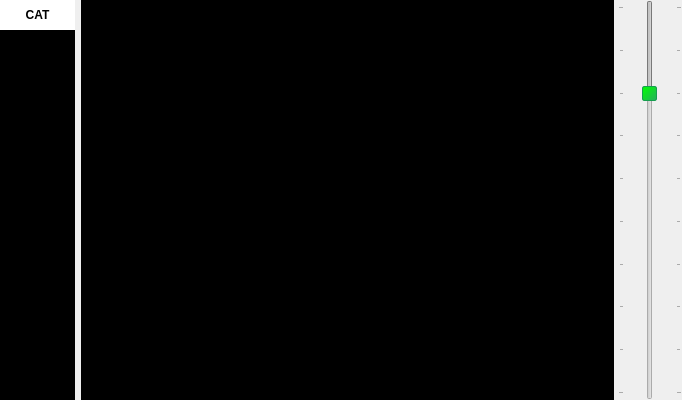
      <widget class="QFrame" name="frame_5">
       <property name="sizePolicy">
        <sizepolicy hsizetype="Preferred" vsizetype="Minimum">
         <horstretch>0</horstretch>
         <verstretch>0</verstretch>
        </sizepolicy>
       </property>
       <property name="minimumSize">
        <size>
         <width>0</width>
         <height>10</height>
        </size>
       </property>
       <property name="frameShape">
        <enum>QFrame::Shape::NoFrame</enum>
       </property>
       <property name="frameShadow">
        <enum>QFrame::Shadow::Plain</enum>
       </property>
       <layout class="QVBoxLayout" name="verticalLayout_14">
        <property name="spacing">
         <number>4</number>
        </property>
        <property name="leftMargin">
         <number>0</number>
        </property>
        <property name="topMargin">
         <number>0</number>
        </property>
        <property name="rightMargin">
         <number>0</number>
        </property>
        <property name="bottomMargin">
         <number>0</number>
        </property>
        <item>
         <widget class="QWidget" name="bandHorizontalWidget" native="true">
          <property name="sizePolicy">
           <sizepolicy hsizetype="Preferred" vsizetype="Preferred">
            <horstretch>0</horstretch>
            <verstretch>0</verstretch>
           </sizepolicy>
          </property>
          <layout class="QHBoxLayout" name="horizontalLayoutBand">
           <property name="spacing">
            <number>0</number>
           </property>
           <property name="leftMargin">
            <number>0</number>
           </property>
           <property name="topMargin">
            <number>0</number>
           </property>
           <property name="rightMargin">
            <number>0</number>
           </property>
           <property name="bottomMargin">
            <number>0</number>
           </property>
           <item>
            <layout class="QVBoxLayout" name="verticalLayout_13">
             <property name="spacing">
              <number>0</number>
             </property>
             <property name="sizeConstraint">
              <enum>QLayout::SizeConstraint::SetDefaultConstraint</enum>
             </property>
             <item>
              <widget class="QFrame" name="frame_4">
               <property name="sizePolicy">
                <sizepolicy hsizetype="Preferred" vsizetype="MinimumExpanding">
                 <horstretch>0</horstretch>
                 <verstretch>0</verstretch>
                </sizepolicy>
               </property>
               <property name="minimumSize">
                <size>
                 <width>0</width>
                 <height>0</height>
                </size>
               </property>
               <property name="frameShape">
                <enum>QFrame::Shape::NoFrame</enum>
               </property>
               <property name="frameShadow">
                <enum>QFrame::Shadow::Plain</enum>
               </property>
               <layout class="QHBoxLayout" name="horizontalLayout_4">
                <property name="spacing">
                 <number>0</number>
                </property>
                <property name="leftMargin">
                 <number>0</number>
                </property>
                <property name="topMargin">
                 <number>0</number>
                </property>
                <property name="rightMargin">
                 <number>6</number>
                </property>
                <property name="bottomMargin">
                 <number>0</number>
                </property>
                <item>
                 <widget class="QFrame" name="frame_3">
                  <property name="sizePolicy">
                   <sizepolicy hsizetype="Preferred" vsizetype="MinimumExpanding">
                    <horstretch>0</horstretch>
                    <verstretch>0</verstretch>
                   </sizepolicy>
                  </property>
                  <property name="minimumSize">
                   <size>
                    <width>0</width>
                    <height>0</height>
                   </size>
                  </property>
                  <property name="styleSheet">
                   <string notr="true">QFrame { background-color:black; }
</string>
                  </property>
                  <property name="frameShape">
                   <enum>QFrame::Shape::NoFrame</enum>
                  </property>
                  <property name="frameShadow">
                   <enum>QFrame::Shadow::Plain</enum>
                  </property>
                  <layout class="QVBoxLayout" name="verticalLayout_11">
                   <property name="spacing">
                    <number>0</number>
                   </property>
                   <property name="leftMargin">
                    <number>0</number>
                   </property>
                   <property name="topMargin">
                    <number>0</number>
                   </property>
                   <property name="rightMargin">
                    <number>0</number>
                   </property>
                   <property name="bottomMargin">
                    <number>0</number>
                   </property>
                   <item>
                    <widget class="QPushButton" name="readFreq">
                     <property name="enabled">
                      <bool>false</bool>
                     </property>
                     <property name="sizePolicy">
                      <sizepolicy hsizetype="Expanding" vsizetype="Fixed">
                       <horstretch>0</horstretch>
                       <verstretch>0</verstretch>
                      </sizepolicy>
                     </property>
                     <property name="minimumSize">
                      <size>
                       <width>40</width>
                       <height>30</height>
                      </size>
                     </property>
                     <property name="maximumSize">
                      <size>
                       <width>16777215</width>
                       <height>16777215</height>
                      </size>
                     </property>
                     <property name="visible">
                      <bool>true</bool>
                     </property>
                     <property name="toolTip">
                      <string>&lt;html&gt;&lt;head/&gt;&lt;body&gt;&lt;p&gt;If orange or red there has been a rig control failure, click to reset and read the dial frequency.  S implies split mode.&lt;/p&gt;&lt;/body&gt;&lt;/html&gt;</string>
                     </property>
                     <property name="styleSheet">
                      <string notr="true">QPushButton {
font-family: helvetica;
font-size: 9pt;
font-weight: bold;
background-color: white;
color: black;
border-style: solid;
border-width:0px;
border-color: gray;
min-width:40px;
min-height:30px;
}
QPushButton[state=&quot;error&quot;] {
background-color: red;
}
QPushButton[state=&quot;warning&quot;] {
background-color: orange;
}
QPushButton[state=&quot;ok&quot;] {
background-color: #22ff22;
}</string>
                     </property>
                     <property name="text">
                      <string>CAT</string>
                     </property>
                    </widget>
                   </item>
                   <item>
                    <widget class="SignalMeter" name="signal_meter_widget">
                     <property name="sizePolicy">
                      <sizepolicy hsizetype="MinimumExpanding" vsizetype="MinimumExpanding">
                       <horstretch>1</horstretch>
                       <verstretch>1</verstretch>
                      </sizepolicy>
                     </property>
                     <property name="minimumSize">
                      <size>
                       <width>75</width>
                       <height>1</height>
                      </size>
                     </property>
                     <property name="maximumSize">
                      <size>
                       <width>16777215</width>
                       <height>16777215</height>
                      </size>
                     </property>
                     <property name="toolTip">
                      <string>&lt;html&gt;&lt;head/&gt;&lt;body&gt;&lt;p&gt;30dB recommended when only noise present&lt;br/&gt;Green when good&lt;br/&gt;Red when clipping may occur&lt;br/&gt;Yellow when too low&lt;/p&gt;&lt;/body&gt;&lt;/html&gt;</string>
                     </property>
                     <property name="styleSheet">
                      <string notr="true">QLabel { color: white }</string>
                     </property>
                     <property name="frameShape">
                      <enum>QFrame::Shape::NoFrame</enum>
                     </property>
                     <property name="frameShadow">
                      <enum>QFrame::Shadow::Plain</enum>
                     </property>
                    </widget>
                   </item>
                  </layout>
                 </widget>
                </item>
               </layout>
              </widget>
             </item>
            </layout>
           </item>
           <item>
            <widget class="QMdiArea" name="mdiArea">
             <property name="sizePolicy">
              <sizepolicy hsizetype="Expanding" vsizetype="MinimumExpanding">
               <horstretch>10</horstretch>
               <verstretch>0</verstretch>
              </sizepolicy>
             </property>
             <property name="minimumSize">
              <size>
               <width>1</width>
               <height>1</height>
              </size>
             </property>
             <property name="frameShadow">
              <enum>QFrame::Shadow::Plain</enum>
             </property>
             <property name="background">
              <brush brushstyle="SolidPattern">
               <color alpha="255">
                <red>0</red>
                <green>0</green>
                <blue>0</blue>
               </color>
              </brush>
             </property>
            </widget>
           </item>
           <item>
            <layout class="QVBoxLayout" name="verticalLayout_9">
             <property name="sizeConstraint">
              <enum>QLayout::SizeConstraint::SetNoConstraint</enum>
             </property>
             <property name="leftMargin">
              <number>4</number>
             </property>
             <item>
              <widget class="QSlider" name="outAttenuation">
               <property name="sizePolicy">
                <sizepolicy hsizetype="MinimumExpanding" vsizetype="MinimumExpanding">
                 <horstretch>1</horstretch>
                 <verstretch>0</verstretch>
                </sizepolicy>
               </property>
               <property name="minimumSize">
                <size>
                 <width>64</width>
                 <height>1</height>
                </size>
               </property>
               <property name="font">
                <font>
                 <pointsize>16</pointsize>
                </font>
               </property>
               <property name="toolTip">
                <string>Adjust Tx audio level</string>
               </property>
               <property name="styleSheet">
                <string notr="true">QSlider {
selection-background-color: rgb(170, 170, 170);
}

QSlider::groove:vertical{
width:60px;
/*background-color:transparent;*/
}

QSlider::handle:vertical {
background: qlineargradient(x1:0, y1:0, x2:1, y2:1, stop:0 #00FF00, stop:1 #27ae60);
border:1px solid #179e50;
width:30px;
height:30px;
margin:-2px -8px;
border-radius:2px;
}

QSlider::handle:vertical:hover {
background: qlineargradient(x1:0, y1:0, x2:1, y2:1, stop:0 #2ecc71, stop:1 #00FF00);
}</string>
               </property>
               <property name="maximum">
                <number>450</number>
               </property>
               <property name="value">
                <number>100</number>
               </property>
               <property name="orientation">
                <enum>Qt::Orientation::Vertical</enum>
               </property>
               <property name="invertedAppearance">
                <bool>true</bool>
               </property>
               <property name="invertedControls">
                <bool>true</bool>
               </property>
               <property name="tickPosition">
                <enum>QSlider::TickPosition::TicksBothSides</enum>
               </property>
               <property name="tickInterval">
                <number>50</number>
               </property>
              </widget>
             </item>
            </layout>
           </item>
          </layout>
         </widget>
        </item>
       </layout>
      </widget>
